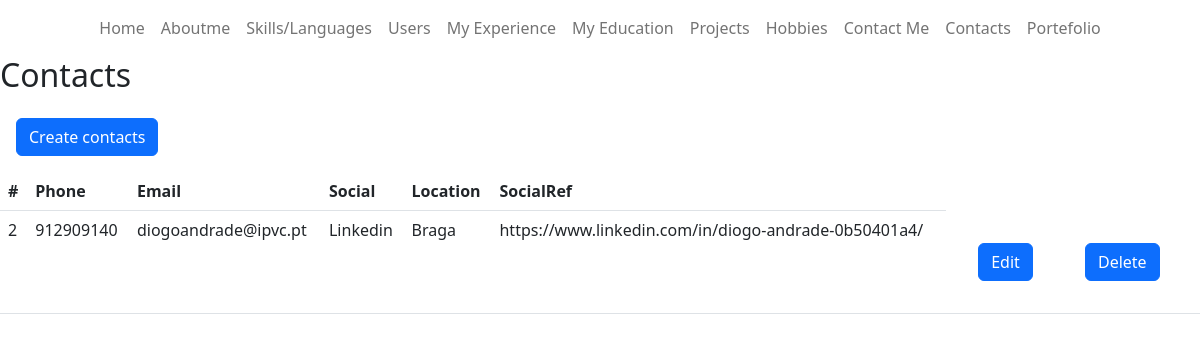
Screenshot of /CMS/pages/contacts/read.php (signed in) with the database file from the repository.
### tables this page shows
CREATE TABLE `contacts` (
  `id` int(11) NOT NULL,
  `phone` varchar(100) NOT NULL,
  `email` varchar(100) NOT NULL,
  `social` varchar(100) NOT NULL,
  `location` varchar(100) NOT NULL,
  `socialref` varchar(600) NOT NULL
);

### CMS/pages/contacts/read.php (the view, shortened to what this page needs)
<?php
$pdo = pdo_connect_mysql();
$page = isset($_GET['page']) && is_numeric($_GET['page']) ? (int)$_GET['page'] : 1;
$records_per_page = 20;
$stmt = $pdo->prepare('SELECT * FROM contacts ORDER BY id LIMIT :current_page, :record_per_page');
$stmt->bindValue(':current_page', ($page-1)*$records_per_page, PDO::PARAM_INT);
$stmt->bindValue(':record_per_page', $records_per_page, PDO::PARAM_INT);
$stmt->execute();
$contacts = $stmt->fetchAll(PDO::FETCH_ASSOC);
?>
<div class="content read">
<?php
if ($_SESSION["role"] == 1) {
    require_once "../../navbars/navbaradmin.php";
  } else {
    require_once "../../navbars/navbaruser.php";
  }
?>
	<h2>Contacts</h2>
    <button onclick="window.location.href='./create.php'" class="create-contact btn btn-primary m-3">Create contacts</button>
	<table class="table">
        <thead>
            <tr>
                <th>#</th>
                <th>Phone</th>
                <th>Email</th>
                <th>Social</th>
                <th>Location</th>
                <th>SocialRef</th>
            </tr>
        </thead>
        <tbody>
            <?php foreach ($contacts as $contact): ?>
            <tr>
                <td><?=$contact['id']?></td>
                <td><?=$contact['phone']?></td>
                <td><?=$contact['email']?></td>
                <td><?=$contact['social']?></td>
                <td><?=$contact['location']?></td>
                <td><?=$contact['socialref']?></td>
                <td class="actions">
                <?php echo "<a href=\"update.php?id={$contact['id']}\" class=\"edit\"><button type='button' class='btn btn-primary m-4'>Edit</button></a>"?>
                <?php echo "<a href=\"delete.php?id={$contact['id']}\" class=\"trash\"><button type='button' class='btn btn-primary m-4'>Delete</button> </a>"?>
                </td>
            </tr>
            <?php endforeach; ?>
        </tbody>
    </table>
</div>

### rows the page displays
contacts: id "2", phone "912909140", email "diogoandrade@ipvc.pt", social "Linkedin", location "Braga", socialref "https://www.linkedin.com/in/diogo-andrade-0b50401a4/"
